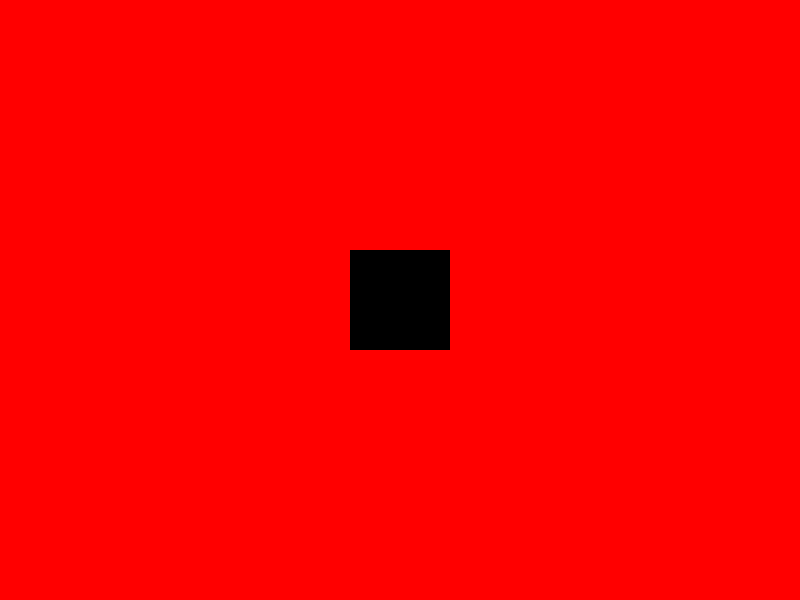
Frame 1 (no input)
Frame 60 (the mouse pressed at the canvas centre just before this capture): identical to frame 1, image omitted
Frame 120 (the mouse held since frame 60 and released just before this capture): identical to frame 1, image omitted

The Processing sketch that drew this single still picture (run headless with seeded random() and noise(); from frame 60 on, the mouse is pressed at the canvas centre):

// Processing sketch: nest
// ── nest.pde
int cell = 5; // Individual cell size
int cols, rows; // Total number of columns and rows
float colBD, rowBD; // Threshold for columns and rows
boolean auto;

void setup() {
  size(800, 600);

  // The number of rows and columns is a function of
  // how many times a cell fits across/down the window
  cols = width/cell;
  rows = height/cell;
  
  // Initialize with a 20x20 square in the middle
  colBD = 10;
  rowBD = 10;

  background(255);
  noStroke();
  
  println("Use arrow keys to adjust column and row boundaries. Press ENTER for auto mode.");
}

void draw() {
  if (auto) {
    colBD +=random(-10, 10);
    rowBD +=random(-10, 10);
    
    // Allow it to disappear or obliterate the window
    colBD = constrain(colBD, -cols/2, cols);
    rowBD = constrain(rowBD, -rows/2, rows);
  }


  // CREATE A GRID WITH SO MANY COLUMNS...
  for (int col = 0; col < cols; col++) {
    // The x-location of the cell is a function of
    // the column the cell is in and the size of the cell
    float x = col*cell;

    // ...AND SO MANY ROWS
    for (int row = 0; row < rows; row++) {
      // The y-location of the cell is a function of
      // the row it's in and the size of the cell
      float y = row*cell;

      fill(255, 0, 0);

      // Fill cells in the middle with black
      if ((col>=(cols/2-colBD) && col <(cols/2+colBD)) && (row >=(rows/2-rowBD) && row <(rows/2+rowBD))) fill(0);

      rect(x, y, cell, cell);
    }
  }
}

void keyPressed() {

  switch(keyCode) {
  case UP:
    rowBD++;  
    break;
  case DOWN:
    rowBD--;
    break;
  case RIGHT:
    colBD++;
    break;
  case LEFT:
    colBD--;
    break;
  case ENTER:
    auto = !auto;
    colBD = 0;
    rowBD = 0;
    break;
  }

  colBD = constrain(colBD, 0, cols/2);
  rowBD = constrain(rowBD, 0, rows/2);

  println("COL BOUNDARY: " + colBD + "\t\tROW BOUNDARY: " + rowBD);
}
